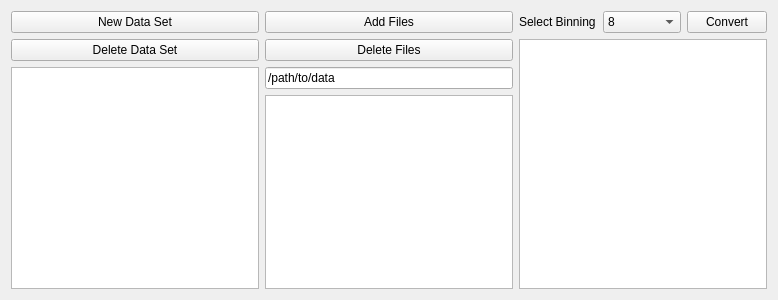
<?xml version="1.0" encoding="UTF-8"?>
<ui version="4.0">
 <class>Form</class>
 <widget class="QWidget" name="Form">
  <property name="geometry">
   <rect>
    <x>0</x>
    <y>0</y>
    <width>778</width>
    <height>300</height>
   </rect>
  </property>
  <property name="sizePolicy">
   <sizepolicy hsizetype="Expanding" vsizetype="Preferred">
    <horstretch>0</horstretch>
    <verstretch>0</verstretch>
   </sizepolicy>
  </property>
  <property name="windowTitle">
   <string>Form</string>
  </property>
  <layout class="QHBoxLayout" name="horizontalLayout_2">
   <property name="sizeConstraint">
    <enum>QLayout::SetDefaultConstraint</enum>
   </property>
   <item>
    <layout class="QVBoxLayout" name="verticalLayout">
     <item>
      <widget class="QPushButton" name="DataSet_NewDataSet_button">
       <property name="text">
        <string>New Data Set</string>
       </property>
      </widget>
     </item>
     <item>
      <widget class="QPushButton" name="DataSet_DeleteDataSet_button">
       <property name="text">
        <string>Delete Data Set</string>
       </property>
      </widget>
     </item>
     <item>
      <widget class="QListView" name="DataSet_DataSets_listView">
       <property name="dragEnabled">
        <bool>false</bool>
       </property>
       <property name="dragDropMode">
        <enum>QAbstractItemView::NoDragDrop</enum>
       </property>
       <property name="defaultDropAction">
        <enum>Qt::CopyAction</enum>
       </property>
       <property name="alternatingRowColors">
        <bool>true</bool>
       </property>
       <property name="selectionMode">
        <enum>QAbstractItemView::SingleSelection</enum>
       </property>
       <property name="movement">
        <enum>QListView::Static</enum>
       </property>
      </widget>
     </item>
    </layout>
   </item>
   <item>
    <layout class="QVBoxLayout" name="verticalLayout_2">
     <item>
      <widget class="QPushButton" name="DataSet_AddFiles_button">
       <property name="text">
        <string>Add Files</string>
       </property>
      </widget>
     </item>
     <item>
      <widget class="QPushButton" name="DataSet_DeleteFiles_button">
       <property name="text">
        <string>Delete Files</string>
       </property>
      </widget>
     </item>
     <item>
      <widget class="QLineEdit" name="DataSet_path_lineEdit">
       <property name="text">
        <string>/path/to/data</string>
       </property>
      </widget>
     </item>
     <item>
      <widget class="QListView" name="DataSet_filenames_listView">
       <property name="alternatingRowColors">
        <bool>true</bool>
       </property>
       <property name="selectionMode">
        <enum>QAbstractItemView::ExtendedSelection</enum>
       </property>
      </widget>
     </item>
    </layout>
   </item>
   <item>
    <layout class="QVBoxLayout" name="verticalLayout_3">
     <item>
      <layout class="QHBoxLayout" name="horizontalLayout">
       <item>
        <widget class="QLabel" name="label_2">
         <property name="text">
          <string>Select Binning</string>
         </property>
        </widget>
       </item>
       <item>
        <widget class="QComboBox" name="DataSet_binning_comboBox">
         <property name="currentIndex">
          <number>2</number>
         </property>
         <item>
          <property name="text">
           <string>1</string>
          </property>
         </item>
         <item>
          <property name="text">
           <string>3</string>
          </property>
         </item>
         <item>
          <property name="text">
           <string>8</string>
          </property>
         </item>
        </widget>
       </item>
       <item>
        <widget class="QPushButton" name="DataSet_convertData_button">
         <property name="text">
          <string>Convert</string>
         </property>
        </widget>
       </item>
      </layout>
     </item>
     <item>
      <widget class="QListView" name="DataSet_fileAttributs_listView">
       <property name="sizePolicy">
        <sizepolicy hsizetype="Preferred" vsizetype="Expanding">
         <horstretch>0</horstretch>
         <verstretch>0</verstretch>
        </sizepolicy>
       </property>
       <property name="sizeAdjustPolicy">
        <enum>QAbstractScrollArea::AdjustIgnored</enum>
       </property>
       <property name="editTriggers">
        <set>QAbstractItemView::NoEditTriggers</set>
       </property>
       <property name="dragEnabled">
        <bool>false</bool>
       </property>
       <property name="dragDropMode">
        <enum>QAbstractItemView::DropOnly</enum>
       </property>
       <property name="defaultDropAction">
        <enum>Qt::IgnoreAction</enum>
       </property>
       <property name="alternatingRowColors">
        <bool>true</bool>
       </property>
       <property name="selectionMode">
        <enum>QAbstractItemView::NoSelection</enum>
       </property>
       <property name="selectionBehavior">
        <enum>QAbstractItemView::SelectItems</enum>
       </property>
       <property name="movement">
        <enum>QListView::Static</enum>
       </property>
      </widget>
     </item>
    </layout>
   </item>
  </layout>
 </widget>
 <resources/>
 <connections/>
</ui>
